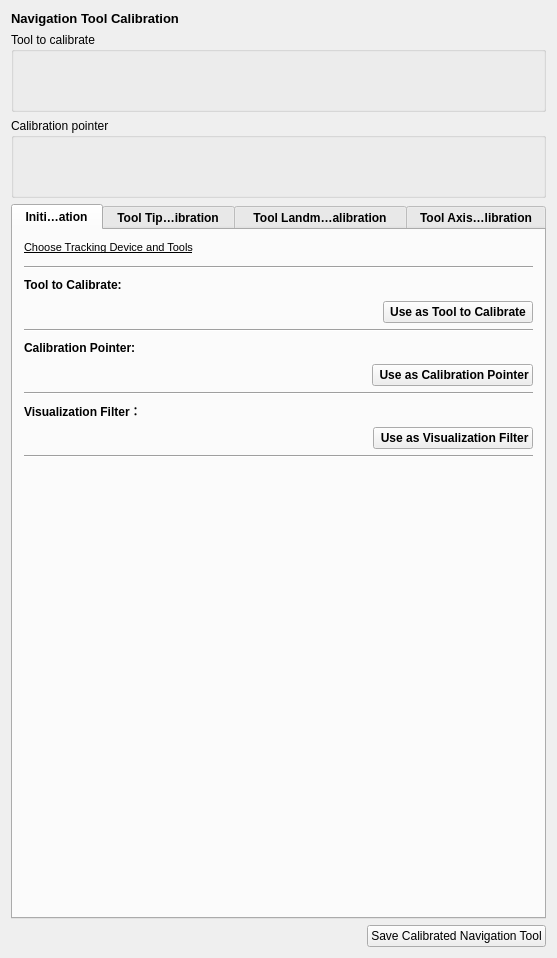
<?xml version="1.0" encoding="UTF-8"?>
<ui version="4.0">
 <class>IGTNavigationToolCalibrationControls</class>
 <widget class="QWidget" name="IGTNavigationToolCalibrationControls">
  <property name="geometry">
   <rect>
    <x>0</x>
    <y>0</y>
    <width>557</width>
    <height>958</height>
   </rect>
  </property>
  <property name="windowTitle">
   <string>QmitkTemplate</string>
  </property>
  <layout class="QVBoxLayout" name="verticalLayout_2">
   <item>
    <widget class="QLabel" name="label">
     <property name="text">
      <string>&lt;!DOCTYPE HTML PUBLIC &quot;-//W3C//DTD HTML 4.0//EN&quot; &quot;http://www.w3.org/TR/REC-html40/strict.dtd&quot;&gt;
&lt;html&gt;&lt;head&gt;&lt;meta name=&quot;qrichtext&quot; content=&quot;1&quot; /&gt;&lt;style type=&quot;text/css&quot;&gt;
p, li { white-space: pre-wrap; }
&lt;/style&gt;&lt;/head&gt;&lt;body style=&quot; font-family:'MS Shell Dlg 2'; font-size:8.25pt; font-weight:400; font-style:normal;&quot;&gt;
&lt;p style=&quot; margin-top:0px; margin-bottom:0px; margin-left:0px; margin-right:0px; -qt-block-indent:0; text-indent:0px;&quot;&gt;&lt;span style=&quot; font-size:10pt; font-weight:600;&quot;&gt;Navigation Tool Calibration&lt;/span&gt;&lt;/p&gt;&lt;/body&gt;&lt;/html&gt;</string>
     </property>
    </widget>
   </item>
   <item>
    <widget class="QGroupBox" name="groupBox">
     <property name="title">
      <string>Tool to calibrate</string>
     </property>
     <layout class="QVBoxLayout" name="verticalLayout_4">
      <item>
       <widget class="QmitkToolTrackingStatusWidget" name="m_StatusWidgetToolToCalibrate" native="true">
        <property name="minimumSize">
         <size>
          <width>0</width>
          <height>35</height>
         </size>
        </property>
        <property name="maximumSize">
         <size>
          <width>16777215</width>
          <height>50</height>
         </size>
        </property>
       </widget>
      </item>
     </layout>
    </widget>
   </item>
   <item>
    <widget class="QGroupBox" name="groupBox_2">
     <property name="title">
      <string>Calibration pointer</string>
     </property>
     <layout class="QVBoxLayout" name="verticalLayout_5">
      <item>
       <widget class="QmitkToolTrackingStatusWidget" name="m_StatusWidgetCalibrationPointer" native="true">
        <property name="minimumSize">
         <size>
          <width>0</width>
          <height>35</height>
         </size>
        </property>
       </widget>
      </item>
     </layout>
    </widget>
   </item>
   <item>
    <widget class="QTabWidget" name="tabWidget">
     <property name="enabled">
      <bool>true</bool>
     </property>
     <property name="font">
      <font>
       <weight>75</weight>
       <bold>true</bold>
      </font>
     </property>
     <property name="currentIndex">
      <number>0</number>
     </property>
     <property name="elideMode">
      <enum>Qt::ElideMiddle</enum>
     </property>
     <widget class="QWidget" name="tab">
      <attribute name="title">
       <string>Initialization</string>
      </attribute>
      <layout class="QVBoxLayout" name="verticalLayout">
       <item>
        <widget class="QLabel" name="label_2">
         <property name="text">
          <string>&lt;!DOCTYPE HTML PUBLIC &quot;-//W3C//DTD HTML 4.0//EN&quot; &quot;http://www.w3.org/TR/REC-html40/strict.dtd&quot;&gt;
&lt;html&gt;&lt;head&gt;&lt;meta name=&quot;qrichtext&quot; content=&quot;1&quot; /&gt;&lt;style type=&quot;text/css&quot;&gt;
p, li { white-space: pre-wrap; }
&lt;/style&gt;&lt;/head&gt;&lt;body style=&quot; font-family:'MS Shell Dlg 2'; font-size:7.8pt; font-weight:400; font-style:normal;&quot;&gt;
&lt;p style=&quot; margin-top:0px; margin-bottom:0px; margin-left:0px; margin-right:0px; -qt-block-indent:0; text-indent:0px;&quot;&gt;&lt;span style=&quot; font-size:8pt; text-decoration: underline;&quot;&gt;Choose Tracking Device and Tools&lt;/span&gt;&lt;/p&gt;&lt;/body&gt;&lt;/html&gt;</string>
         </property>
        </widget>
       </item>
       <item>
        <widget class="QmitkNavigationDataSourceSelectionWidget" name="m_SelectionWidget" native="true"/>
       </item>
       <item>
        <widget class="Line" name="line_5">
         <property name="orientation">
          <enum>Qt::Horizontal</enum>
         </property>
        </widget>
       </item>
       <item>
        <layout class="QHBoxLayout" name="horizontalLayout_3">
         <item>
          <widget class="QLabel" name="label_4">
           <property name="minimumSize">
            <size>
             <width>120</width>
             <height>0</height>
            </size>
           </property>
           <property name="text">
            <string>Tool to Calibrate:</string>
           </property>
          </widget>
         </item>
         <item>
          <spacer name="horizontalSpacer">
           <property name="orientation">
            <enum>Qt::Horizontal</enum>
           </property>
           <property name="sizeHint" stdset="0">
            <size>
             <width>40</width>
             <height>20</height>
            </size>
           </property>
          </spacer>
         </item>
         <item>
          <widget class="QLabel" name="m_CalToolLabel">
           <property name="text">
            <string>&lt;none&gt;</string>
           </property>
          </widget>
         </item>
        </layout>
       </item>
       <item>
        <layout class="QHBoxLayout" name="horizontalLayout">
         <item>
          <spacer name="horizontalSpacer_3">
           <property name="orientation">
            <enum>Qt::Horizontal</enum>
           </property>
           <property name="sizeHint" stdset="0">
            <size>
             <width>40</width>
             <height>20</height>
            </size>
           </property>
          </spacer>
         </item>
         <item>
          <widget class="QPushButton" name="m_SetToolToCalibrate">
           <property name="minimumSize">
            <size>
             <width>150</width>
             <height>0</height>
            </size>
           </property>
           <property name="text">
            <string>Use as Tool to Calibrate</string>
           </property>
          </widget>
         </item>
        </layout>
       </item>
       <item>
        <widget class="Line" name="line_6">
         <property name="orientation">
          <enum>Qt::Horizontal</enum>
         </property>
        </widget>
       </item>
       <item>
        <layout class="QHBoxLayout" name="horizontalLayout_11">
         <item>
          <widget class="QLabel" name="label_5">
           <property name="minimumSize">
            <size>
             <width>120</width>
             <height>0</height>
            </size>
           </property>
           <property name="text">
            <string>Calibration Pointer:</string>
           </property>
          </widget>
         </item>
         <item>
          <spacer name="horizontalSpacer_2">
           <property name="orientation">
            <enum>Qt::Horizontal</enum>
           </property>
           <property name="sizeHint" stdset="0">
            <size>
             <width>40</width>
             <height>20</height>
            </size>
           </property>
          </spacer>
         </item>
         <item>
          <widget class="QLabel" name="m_PointerLabel">
           <property name="text">
            <string>&lt;none&gt;</string>
           </property>
          </widget>
         </item>
        </layout>
       </item>
       <item>
        <layout class="QHBoxLayout" name="horizontalLayout_2">
         <item>
          <spacer name="horizontalSpacer_10">
           <property name="orientation">
            <enum>Qt::Horizontal</enum>
           </property>
           <property name="sizeHint" stdset="0">
            <size>
             <width>40</width>
             <height>20</height>
            </size>
           </property>
          </spacer>
         </item>
         <item>
          <widget class="QPushButton" name="m_SetPointer">
           <property name="minimumSize">
            <size>
             <width>150</width>
             <height>0</height>
            </size>
           </property>
           <property name="text">
            <string> Use as Calibration Pointer</string>
           </property>
          </widget>
         </item>
        </layout>
       </item>
       <item>
        <widget class="Line" name="line_8">
         <property name="orientation">
          <enum>Qt::Horizontal</enum>
         </property>
        </widget>
       </item>
       <item>
        <layout class="QHBoxLayout" name="horizontalLayout_21">
         <item>
          <widget class="QLabel" name="label_21">
           <property name="minimumSize">
            <size>
             <width>120</width>
             <height>0</height>
            </size>
           </property>
           <property name="text">
            <string>Visualization Filter：</string>
           </property>
          </widget>
         </item>
         <item>
          <spacer name="horizontalSpacer_13">
           <property name="orientation">
            <enum>Qt::Horizontal</enum>
           </property>
           <property name="sizeHint" stdset="0">
            <size>
             <width>40</width>
             <height>20</height>
            </size>
           </property>
          </spacer>
         </item>
         <item>
          <widget class="QLabel" name="m_FilterLabel">
           <property name="text">
            <string>&lt;none&gt;</string>
           </property>
          </widget>
         </item>
        </layout>
       </item>
       <item>
        <layout class="QHBoxLayout" name="horizontalLayout_22">
         <item>
          <spacer name="horizontalSpacer_14">
           <property name="orientation">
            <enum>Qt::Horizontal</enum>
           </property>
           <property name="sizeHint" stdset="0">
            <size>
             <width>40</width>
             <height>20</height>
            </size>
           </property>
          </spacer>
         </item>
         <item>
          <widget class="QPushButton" name="m_SetVisFilter">
           <property name="minimumSize">
            <size>
             <width>150</width>
             <height>0</height>
            </size>
           </property>
           <property name="text">
            <string> Use as Visualization Filter</string>
           </property>
          </widget>
         </item>
        </layout>
       </item>
       <item>
        <widget class="Line" name="line_7">
         <property name="orientation">
          <enum>Qt::Horizontal</enum>
         </property>
        </widget>
       </item>
       <item>
        <spacer name="verticalSpacer">
         <property name="orientation">
          <enum>Qt::Vertical</enum>
         </property>
         <property name="sizeHint" stdset="0">
          <size>
           <width>20</width>
           <height>586</height>
          </size>
         </property>
        </spacer>
       </item>
      </layout>
     </widget>
     <widget class="QWidget" name="tab_3">
      <attribute name="title">
       <string>Tool Tip Calibration</string>
      </attribute>
      <layout class="QVBoxLayout" name="verticalLayout_10">
       <item>
        <layout class="QHBoxLayout" name="horizontalLayout_9">
         <item>
          <widget class="QLabel" name="label_8">
           <property name="font">
            <font>
             <weight>50</weight>
             <bold>false</bold>
            </font>
           </property>
           <property name="text">
            <string>Calibration Method:</string>
           </property>
          </widget>
         </item>
         <item>
          <spacer name="horizontalSpacer_8">
           <property name="orientation">
            <enum>Qt::Horizontal</enum>
           </property>
           <property name="sizeHint" stdset="0">
            <size>
             <width>40</width>
             <height>20</height>
            </size>
           </property>
          </spacer>
         </item>
         <item>
          <widget class="QComboBox" name="m_CalibrationMethodComboBox">
           <item>
            <property name="text">
             <string>Manual</string>
            </property>
           </item>
           <item>
            <property name="text">
             <string>Single Reference Tool</string>
            </property>
           </item>
           <item>
            <property name="text">
             <string>Pivoting</string>
            </property>
           </item>
          </widget>
         </item>
        </layout>
       </item>
       <item>
        <widget class="Line" name="line">
         <property name="orientation">
          <enum>Qt::Horizontal</enum>
         </property>
        </widget>
       </item>
       <item>
        <widget class="QStackedWidget" name="m_CalibrationMethodsWidget">
         <property name="currentIndex">
          <number>0</number>
         </property>
         <widget class="QWidget" name="page_4">
          <layout class="QVBoxLayout" name="verticalLayout_11">
           <item>
            <widget class="QLabel" name="label_9">
             <property name="text">
              <string>Current Tool Tip Translation:</string>
             </property>
            </widget>
           </item>
           <item>
            <widget class="QLineEdit" name="m_ManualCurrentTranslation">
             <property name="enabled">
              <bool>true</bool>
             </property>
             <property name="readOnly">
              <bool>true</bool>
             </property>
            </widget>
           </item>
           <item>
            <widget class="QLabel" name="label_10">
             <property name="text">
              <string>Current Tool Tip Orientation:</string>
             </property>
            </widget>
           </item>
           <item>
            <widget class="QPlainTextEdit" name="m_ManualCurrentOrientation">
             <property name="enabled">
              <bool>true</bool>
             </property>
             <property name="readOnly">
              <bool>true</bool>
             </property>
            </widget>
           </item>
           <item>
            <layout class="QHBoxLayout" name="horizontalLayout_4">
             <item>
              <spacer name="horizontalSpacer_4">
               <property name="orientation">
                <enum>Qt::Horizontal</enum>
               </property>
               <property name="sizeHint" stdset="0">
                <size>
                 <width>40</width>
                 <height>20</height>
                </size>
               </property>
              </spacer>
             </item>
             <item>
              <widget class="QPushButton" name="m_StartEditTooltipManually">
               <property name="text">
                <string>Start Edit Tooltip</string>
               </property>
              </widget>
             </item>
            </layout>
           </item>
          </layout>
         </widget>
         <widget class="QWidget" name="page_6">
          <layout class="QVBoxLayout" name="verticalLayout_12">
           <item>
            <widget class="QFrame" name="frameExample">
             <property name="sizePolicy">
              <sizepolicy hsizetype="Maximum" vsizetype="Maximum">
               <horstretch>0</horstretch>
               <verstretch>0</verstretch>
              </sizepolicy>
             </property>
             <property name="minimumSize">
              <size>
               <width>319</width>
               <height>160</height>
              </size>
             </property>
             <property name="maximumSize">
              <size>
               <width>319</width>
               <height>160</height>
              </size>
             </property>
             <property name="styleSheet">
              <string notr="true">
                     QFrame {
                     border-image: url(:/IGTNavigationToolCalibration/Description.svg);
                     }
                   </string>
             </property>
             <property name="frameShape">
              <enum>QFrame::Box</enum>
             </property>
             <property name="frameShadow">
              <enum>QFrame::Plain</enum>
             </property>
             <property name="lineWidth">
              <number>1</number>
             </property>
            </widget>
           </item>
           <item>
            <widget class="QLabel" name="label_12">
             <property name="sizePolicy">
              <sizepolicy hsizetype="Preferred" vsizetype="Fixed">
               <horstretch>0</horstretch>
               <verstretch>0</verstretch>
              </sizepolicy>
             </property>
             <property name="text">
              <string>Current Offset between Tool to calibrate and Calibration pointer:</string>
             </property>
            </widget>
           </item>
           <item>
            <layout class="QHBoxLayout" name="horizontalLayout_12">
             <item>
              <widget class="QLabel" name="label_3">
               <property name="text">
                <string>Pos:</string>
               </property>
              </widget>
             </item>
             <item>
              <widget class="QLineEdit" name="m_OffsetCoordinates">
               <property name="font">
                <font>
                 <pointsize>8</pointsize>
                </font>
               </property>
               <property name="text">
                <string/>
               </property>
               <property name="alignment">
                <set>Qt::AlignCenter</set>
               </property>
              </widget>
             </item>
            </layout>
           </item>
           <item>
            <layout class="QHBoxLayout" name="horizontalLayout_13">
             <item>
              <widget class="QLabel" name="label_14">
               <property name="text">
                <string>Rot:</string>
               </property>
              </widget>
             </item>
             <item>
              <widget class="QLineEdit" name="m_OrientationOffsetCoordinates">
               <property name="font">
                <font>
                 <pointsize>8</pointsize>
                </font>
               </property>
               <property name="text">
                <string/>
               </property>
               <property name="alignment">
                <set>Qt::AlignCenter</set>
               </property>
              </widget>
             </item>
            </layout>
           </item>
           <item>
            <widget class="Line" name="line_2">
             <property name="orientation">
              <enum>Qt::Horizontal</enum>
             </property>
            </widget>
           </item>
           <item>
            <layout class="QHBoxLayout" name="horizontalLayout_6">
             <item>
              <widget class="QLabel" name="label_11">
               <property name="sizePolicy">
                <sizepolicy hsizetype="Preferred" vsizetype="Fixed">
                 <horstretch>0</horstretch>
                 <verstretch>0</verstretch>
                </sizepolicy>
               </property>
               <property name="text">
                <string>Number of tracking data to collect:</string>
               </property>
              </widget>
             </item>
             <item>
              <widget class="QSpinBox" name="m_NumberOfNavigationDataToCollect">
               <property name="sizePolicy">
                <sizepolicy hsizetype="Fixed" vsizetype="Fixed">
                 <horstretch>0</horstretch>
                 <verstretch>0</verstretch>
                </sizepolicy>
               </property>
               <property name="maximum">
                <number>10000</number>
               </property>
               <property name="value">
                <number>100</number>
               </property>
              </widget>
             </item>
            </layout>
           </item>
           <item>
            <widget class="QLabel" name="m_CollectionStatus">
             <property name="text">
              <string/>
             </property>
             <property name="alignment">
              <set>Qt::AlignCenter</set>
             </property>
            </widget>
           </item>
           <item>
            <widget class="QPushButton" name="m_CollectNavigationDataButton">
             <property name="sizePolicy">
              <sizepolicy hsizetype="Minimum" vsizetype="Fixed">
               <horstretch>0</horstretch>
               <verstretch>0</verstretch>
              </sizepolicy>
             </property>
             <property name="text">
              <string>1: Collect Navigation Data</string>
             </property>
            </widget>
           </item>
           <item>
            <widget class="Line" name="line_3">
             <property name="orientation">
              <enum>Qt::Horizontal</enum>
             </property>
            </widget>
           </item>
           <item>
            <widget class="QCheckBox" name="m_InvertQuaternions">
             <property name="text">
              <string>Invert calibration transformation</string>
             </property>
            </widget>
           </item>
           <item>
            <layout class="QHBoxLayout" name="horizontalLayout_16">
             <item>
              <widget class="QCheckBox" name="m_CalibratePosition">
               <property name="text">
                <string>Calibrate position</string>
               </property>
               <property name="checked">
                <bool>true</bool>
               </property>
              </widget>
             </item>
             <item>
              <widget class="QCheckBox" name="m_CalibrateOrientation">
               <property name="text">
                <string>Calibrate orientation</string>
               </property>
               <property name="checked">
                <bool>true</bool>
               </property>
              </widget>
             </item>
            </layout>
           </item>
           <item>
            <widget class="QPushButton" name="m_RunCalibrationButton">
             <property name="enabled">
              <bool>false</bool>
             </property>
             <property name="text">
              <string>2: Run Calibration</string>
             </property>
            </widget>
           </item>
           <item>
            <widget class="Line" name="line_4">
             <property name="orientation">
              <enum>Qt::Horizontal</enum>
             </property>
            </widget>
           </item>
           <item>
            <widget class="QLabel" name="label_13">
             <property name="sizePolicy">
              <sizepolicy hsizetype="Preferred" vsizetype="Fixed">
               <horstretch>0</horstretch>
               <verstretch>0</verstretch>
              </sizepolicy>
             </property>
             <property name="text">
              <string>New Tool Tip Position and/or Orientation of Tool to calibrate:</string>
             </property>
            </widget>
           </item>
           <item>
            <layout class="QHBoxLayout" name="horizontalLayout_14">
             <item>
              <widget class="QLabel" name="label_15">
               <property name="text">
                <string>Pos:</string>
               </property>
              </widget>
             </item>
             <item>
              <widget class="QLineEdit" name="m_ResultOfCalibration">
               <property name="font">
                <font>
                 <pointsize>8</pointsize>
                </font>
               </property>
               <property name="alignment">
                <set>Qt::AlignCenter</set>
               </property>
              </widget>
             </item>
            </layout>
           </item>
           <item>
            <layout class="QHBoxLayout" name="horizontalLayout_15">
             <item>
              <widget class="QLabel" name="label_16">
               <property name="text">
                <string>Rot:</string>
               </property>
              </widget>
             </item>
             <item>
              <widget class="QLineEdit" name="m_ResultOfCalibrationOrientation">
               <property name="font">
                <font>
                 <pointsize>8</pointsize>
                </font>
               </property>
               <property name="alignment">
                <set>Qt::AlignCenter</set>
               </property>
              </widget>
             </item>
            </layout>
           </item>
           <item>
            <widget class="QPushButton" name="m_SetNewToolTipPosButton">
             <property name="enabled">
              <bool>false</bool>
             </property>
             <property name="text">
              <string>3: Set New Tool Tip Position and/or Tool Orientation</string>
             </property>
            </widget>
           </item>
           <item>
            <spacer name="verticalSpacer_4">
             <property name="orientation">
              <enum>Qt::Vertical</enum>
             </property>
             <property name="sizeHint" stdset="0">
              <size>
               <width>20</width>
               <height>40</height>
              </size>
             </property>
            </spacer>
           </item>
          </layout>
         </widget>
         <widget class="QWidget" name="page">
          <layout class="QVBoxLayout" name="verticalLayout_9">
           <item>
            <layout class="QHBoxLayout" name="horizontalLayout_17">
             <item>
              <widget class="QLabel" name="label_17">
               <property name="text">
                <string>Number of pivot poses to collect:</string>
               </property>
              </widget>
             </item>
             <item>
              <widget class="QSpinBox" name="m_PosesToCollect">
               <property name="minimum">
                <number>10</number>
               </property>
               <property name="maximum">
                <number>1000</number>
               </property>
               <property name="value">
                <number>100</number>
               </property>
              </widget>
             </item>
            </layout>
           </item>
           <item>
            <layout class="QHBoxLayout" name="horizontalLayout_7">
             <item>
              <widget class="QLabel" name="label_7">
               <property name="text">
                <string>Number of saved poses:</string>
               </property>
              </widget>
             </item>
             <item>
              <widget class="QLabel" name="m_PoseNumber">
               <property name="text">
                <string>0</string>
               </property>
              </widget>
             </item>
             <item>
              <spacer name="horizontalSpacer_6">
               <property name="orientation">
                <enum>Qt::Horizontal</enum>
               </property>
               <property name="sizeHint" stdset="0">
                <size>
                 <width>40</width>
                 <height>20</height>
                </size>
               </property>
              </spacer>
             </item>
             <item>
              <widget class="QPushButton" name="m_AddPivotPose">
               <property name="text">
                <string>Collect Pivot Poses</string>
               </property>
              </widget>
             </item>
            </layout>
           </item>
           <item>
            <widget class="QGroupBox" name="groupBox_5">
             <property name="title">
              <string>Calibration Result:</string>
             </property>
             <layout class="QVBoxLayout" name="verticalLayout_8">
              <item>
               <widget class="QTextEdit" name="m_ResultText"/>
              </item>
             </layout>
            </widget>
           </item>
           <item>
            <layout class="QHBoxLayout" name="horizontalLayout_8">
             <item>
              <spacer name="horizontalSpacer_7">
               <property name="orientation">
                <enum>Qt::Horizontal</enum>
               </property>
               <property name="sizeHint" stdset="0">
                <size>
                 <width>40</width>
                 <height>20</height>
                </size>
               </property>
              </spacer>
             </item>
             <item>
              <widget class="QPushButton" name="m_ComputePivot">
               <property name="minimumSize">
                <size>
                 <width>175</width>
                 <height>0</height>
                </size>
               </property>
               <property name="text">
                <string>Compute Pivot Point</string>
               </property>
              </widget>
             </item>
            </layout>
           </item>
           <item>
            <layout class="QHBoxLayout" name="horizontalLayout_10">
             <item>
              <spacer name="horizontalSpacer_9">
               <property name="orientation">
                <enum>Qt::Horizontal</enum>
               </property>
               <property name="sizeHint" stdset="0">
                <size>
                 <width>40</width>
                 <height>20</height>
                </size>
               </property>
              </spacer>
             </item>
             <item>
              <widget class="QPushButton" name="m_UseComputedPivotPoint">
               <property name="enabled">
                <bool>false</bool>
               </property>
               <property name="sizePolicy">
                <sizepolicy hsizetype="Minimum" vsizetype="Fixed">
                 <horstretch>0</horstretch>
                 <verstretch>0</verstretch>
                </sizepolicy>
               </property>
               <property name="minimumSize">
                <size>
                 <width>175</width>
                 <height>0</height>
                </size>
               </property>
               <property name="text">
                <string>Use Computed Pivot Point</string>
               </property>
              </widget>
             </item>
            </layout>
           </item>
           <item>
            <spacer name="verticalSpacer_3">
             <property name="orientation">
              <enum>Qt::Vertical</enum>
             </property>
             <property name="sizeHint" stdset="0">
              <size>
               <width>20</width>
               <height>99</height>
              </size>
             </property>
            </spacer>
           </item>
          </layout>
         </widget>
        </widget>
       </item>
      </layout>
     </widget>
     <widget class="QWidget" name="tab_2">
      <attribute name="title">
       <string>Tool Landmark Calibration</string>
      </attribute>
      <layout class="QVBoxLayout" name="verticalLayout_3">
       <item>
        <widget class="QLabel" name="label_6">
         <property name="text">
          <string>&lt;!DOCTYPE HTML PUBLIC &quot;-//W3C//DTD HTML 4.0//EN&quot; &quot;http://www.w3.org/TR/REC-html40/strict.dtd&quot;&gt;
&lt;html&gt;&lt;head&gt;&lt;meta name=&quot;qrichtext&quot; content=&quot;1&quot; /&gt;&lt;style type=&quot;text/css&quot;&gt;
p, li { white-space: pre-wrap; }
&lt;/style&gt;&lt;/head&gt;&lt;body style=&quot; font-family:'MS Shell Dlg 2'; font-size:7.8pt; font-weight:400; font-style:normal;&quot;&gt;
&lt;p style=&quot; margin-top:0px; margin-bottom:0px; margin-left:0px; margin-right:0px; -qt-block-indent:0; text-indent:0px;&quot;&gt;&lt;span style=&quot; font-size:8pt; text-decoration: underline;&quot;&gt;Calibrate tool by marking the landmarks with the pointer&lt;/span&gt;&lt;/p&gt;&lt;/body&gt;&lt;/html&gt;</string>
         </property>
        </widget>
       </item>
       <item>
        <widget class="QGroupBox" name="groupBox_3">
         <property name="title">
          <string>Tool landmarks</string>
         </property>
         <layout class="QVBoxLayout" name="verticalLayout_6">
          <item>
           <widget class="QmitkPointListWidget" name="m_RegistrationLandmarkWidget" native="true">
            <property name="minimumSize">
             <size>
              <width>0</width>
              <height>170</height>
             </size>
            </property>
           </widget>
          </item>
          <item>
           <widget class="QPushButton" name="m_AddLandmark">
            <property name="text">
             <string>Add Pointer Position</string>
            </property>
           </widget>
          </item>
         </layout>
        </widget>
       </item>
       <item>
        <widget class="QGroupBox" name="groupBox_4">
         <property name="title">
          <string>Control points for registration</string>
         </property>
         <layout class="QVBoxLayout" name="verticalLayout_7">
          <item>
           <widget class="QmitkPointListWidget" name="m_CalibrationLandmarkWidget" native="true"/>
          </item>
         </layout>
        </widget>
       </item>
       <item>
        <spacer name="verticalSpacer_2">
         <property name="orientation">
          <enum>Qt::Vertical</enum>
         </property>
         <property name="sizeHint" stdset="0">
          <size>
           <width>20</width>
           <height>259</height>
          </size>
         </property>
        </spacer>
       </item>
      </layout>
     </widget>
     <widget class="QWidget" name="tab_4">
      <attribute name="title">
       <string>Tool Axis Calibration</string>
      </attribute>
      <layout class="QVBoxLayout" name="verticalLayout_13">
       <item>
        <layout class="QGridLayout" name="gridLayout_2">
         <property name="sizeConstraint">
          <enum>QLayout::SetDefaultConstraint</enum>
         </property>
         <item row="1" column="1">
          <widget class="QLabel" name="m_ToolAxisPositionLabel">
           <property name="text">
            <string/>
           </property>
          </widget>
         </item>
         <item row="3" column="0">
          <widget class="QLabel" name="label_19">
           <property name="text">
            <string>Tool axis:</string>
           </property>
          </widget>
         </item>
         <item row="1" column="0">
          <widget class="QPushButton" name="m_GetPositions">
           <property name="text">
            <string>Get Positions</string>
           </property>
          </widget>
         </item>
         <item row="2" column="0">
          <widget class="QPushButton" name="m_CalibrateToolAxis">
           <property name="text">
            <string>Calibrate Tool Axis</string>
           </property>
          </widget>
         </item>
         <item row="3" column="1">
          <layout class="QHBoxLayout" name="horizontalLayout_19">
           <item>
            <widget class="QDoubleSpinBox" name="m_ToolAxis_X">
             <property name="decimals">
              <number>4</number>
             </property>
             <property name="minimum">
              <double>-1000.000000000000000</double>
             </property>
             <property name="maximum">
              <double>1000.000000000000000</double>
             </property>
            </widget>
           </item>
           <item>
            <widget class="QDoubleSpinBox" name="m_ToolAxis_Y">
             <property name="decimals">
              <number>4</number>
             </property>
             <property name="minimum">
              <double>-1000.000000000000000</double>
             </property>
             <property name="maximum">
              <double>1000.000000000000000</double>
             </property>
            </widget>
           </item>
           <item>
            <widget class="QDoubleSpinBox" name="m_ToolAxis_Z">
             <property name="decimals">
              <number>4</number>
             </property>
             <property name="minimum">
              <double>-1000.000000000000000</double>
             </property>
             <property name="maximum">
              <double>1000.000000000000000</double>
             </property>
            </widget>
           </item>
          </layout>
         </item>
         <item row="2" column="1">
          <widget class="QLabel" name="m_ToolAxisCalibrationLabel">
           <property name="text">
            <string/>
           </property>
          </widget>
         </item>
         <item row="0" column="0" colspan="2">
          <widget class="QLabel" name="label_18">
           <property name="text">
            <string>Calibrate the tool axis:
1. Make sure, tool tips of both tools are calibrated
2. Hold pointer at the end of the needle
3. Get Position
4. Calibrate tool axis

Alternative: Manually edit the axis using the spinboxes.</string>
           </property>
          </widget>
         </item>
        </layout>
       </item>
       <item>
        <spacer name="verticalSpacer_5">
         <property name="orientation">
          <enum>Qt::Vertical</enum>
         </property>
         <property name="sizeHint" stdset="0">
          <size>
           <width>20</width>
           <height>497</height>
          </size>
         </property>
        </spacer>
       </item>
      </layout>
     </widget>
    </widget>
   </item>
   <item>
    <layout class="QHBoxLayout" name="horizontalLayout_5">
     <item>
      <spacer name="horizontalSpacer_5">
       <property name="orientation">
        <enum>Qt::Horizontal</enum>
       </property>
       <property name="sizeHint" stdset="0">
        <size>
         <width>40</width>
         <height>20</height>
        </size>
       </property>
      </spacer>
     </item>
     <item>
      <widget class="QPushButton" name="m_SaveCalibratedTool">
       <property name="text">
        <string>Save Calibrated Navigation Tool</string>
       </property>
      </widget>
     </item>
    </layout>
   </item>
   <item>
    <spacer name="verticalSpacer_6">
     <property name="orientation">
      <enum>Qt::Vertical</enum>
     </property>
     <property name="sizeHint" stdset="0">
      <size>
       <width>20</width>
       <height>40</height>
      </size>
     </property>
    </spacer>
   </item>
  </layout>
  <zorder>tabWidget</zorder>
  <zorder>label</zorder>
  <zorder>groupBox</zorder>
  <zorder>groupBox_2</zorder>
  <zorder>verticalSpacer_6</zorder>
 </widget>
 <layoutdefault spacing="6" margin="11"/>
 <customwidgets>
  <customwidget>
   <class>QmitkToolTrackingStatusWidget</class>
   <extends>QWidget</extends>
   <header location="global">QmitkToolTrackingStatusWidget.h</header>
   <container>1</container>
  </customwidget>
  <customwidget>
   <class>QmitkPointListWidget</class>
   <extends>QWidget</extends>
   <header>QmitkPointListWidget.h</header>
   <container>1</container>
  </customwidget>
  <customwidget>
   <class>QmitkNavigationDataSourceSelectionWidget</class>
   <extends>QWidget</extends>
   <header>QmitkNavigationDataSourceSelectionWidget.h</header>
   <container>1</container>
  </customwidget>
 </customwidgets>
 <resources/>
 <connections/>
</ui>
